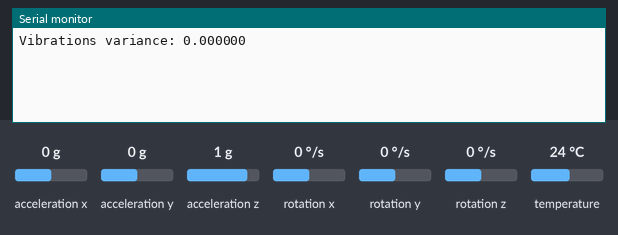
A sketch run on a simulated ESP32. Shown: the last lines printed to the serial monitor. The inputs (shaded band) are chosen by the test bench; at power-on: acceleration x 0 g, acceleration y 0 g, acceleration z 1 g, rotation x 0 °/s, rotation y 0 °/s, rotation z 0 °/s, temperature 24 °C.

Above: at 1.3 s.
1.4 s: acceleration x set to -1.4 g
At 2.3 s:
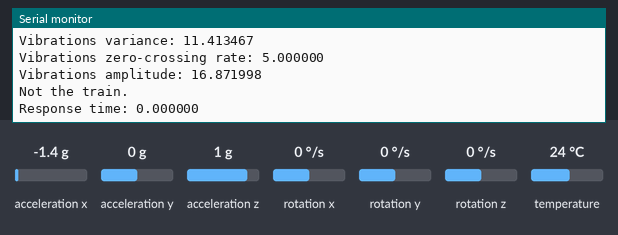
3.1 s: acceleration y set to 0.4 g
At 3.9 s:
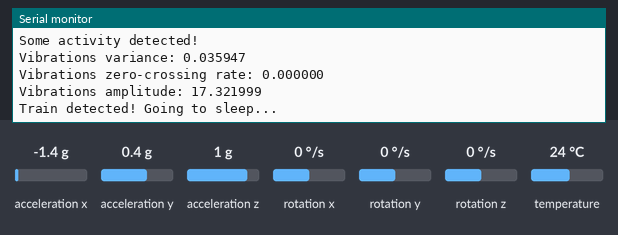
4.7 s: acceleration z set to -1.4 g
At 4.7 s:
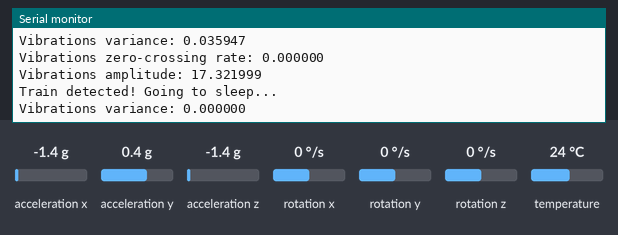
Timing chart, 0 to 7.7 s (numbered marks = the images above; inputs shaded):
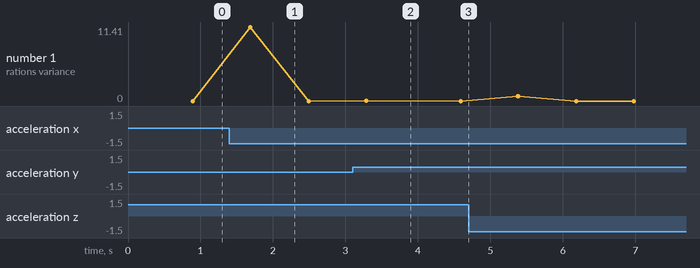

Measured:
- after the input at 1.4 s, the serial monitor: prints a new line after 0.29 s (image 1)
- after the input at 3.1 s, the serial monitor: prints a new line after 0.18 s (image 2)

The sketch:

accelerometer_detection_code.ino
```cpp
#include <Adafruit_MPU6050.h>
#include <Adafruit_Sensor.h>
#include <Wire.h>
#include <arduino-timer.h>

auto timer = timer_create_default();

Adafruit_MPU6050 mpu;

#define WINDOW_SIZE 65
#define VIBRATIONS_THRESHOLD 0.0096
#define AMPLITUDE_THRESHOLD 12.45
#define VARIANCE_THRESHOLD 0.329
#define ZCR_TOLERANCE 10.75
#define ZCR_WINDOW_SIZE 8
#define ZCR_THRESHOLD 1


int get_zcr(double a[], int n)
{
  byte zcr=0;
  byte index=0;

  while(index < n){
    double sub[ZCR_WINDOW_SIZE];
    double window_mean = 0;

    slice_zcr(a, sub, index);

    window_mean = get_mean(sub, ZCR_WINDOW_SIZE );

    if(window_mean < ZCR_TOLERANCE){
      zcr++;
    }
    index = index+ZCR_WINDOW_SIZE;
  }

  return zcr;
}

void slice_zcr(double a[], double(&subarr)[ZCR_WINDOW_SIZE], int first){

  for (int i=0; i < ZCR_WINDOW_SIZE; i++){
    subarr[i] = a[i+first];
  }

}

float get_mean(double a[], int n){

    double sum = 0;
    for (int i = 0; i < n; i++) {sum += a[i];}

    return (double)sum /(double)n;
}

float get_variance(double a[], int n)
{
    double mean = get_mean(a, n);

    double square_diff = 0;
    for (int i = 0; i < n; i++)
        square_diff += (a[i] - mean) * (a[i] - mean);
    return (float)square_diff / n;
}

float get_max(double a[], int n){

    double m = a[0];
    for (int i = 1; i < n; i++) {
      if(a[i] > m){
        m = a[i];
      }
    }

    return m;
}

void setup() {
  Serial.begin(115200);

  if (!mpu.begin()) {
    Serial.println("Failed to find MPU6050 chip");
    while (1) {
      delay(10);
    }
  }

  //setup motion detection
  mpu.setHighPassFilter(MPU6050_HIGHPASS_0_63_HZ);
  mpu.setMotionDetectionThreshold(0.001);
  mpu.setMotionDetectionDuration(2);
  mpu.setInterruptPinLatch(true);  // Keep it latched.  Will turn off when reinitialized.
  mpu.setInterruptPinPolarity(true);
  mpu.setMotionInterrupt(true);

  delay(100);
}

void loop() {
  timer.tick();
  sensors_event_t a, g, temp;

  double x,y,z;
  double vibrations [WINDOW_SIZE];

  for(int i=0; i < WINDOW_SIZE; i++){
    mpu.getEvent(&a, &g, &temp);
    x = a.acceleration.x;
    y = a.acceleration.y;
    z = a.acceleration.z;

    vibrations[i] = sqrt(x*x + y*y + z*z);
    delay(10);
  }

  double vibrations_var;
  vibrations_var = get_variance(vibrations, WINDOW_SIZE);
  Serial.printf("Vibrations variance: %f\n", vibrations_var);


  if(vibrations_var > VIBRATIONS_THRESHOLD){

    Serial.println("Some activity detected!");
    Serial.printf("Vibrations variance: %f\n", vibrations_var);

    double vibrations_zcr;
    vibrations_zcr = get_zcr(vibrations, WINDOW_SIZE);
    Serial.printf("Vibrations zero-crossing rate: %f\n", vibrations_zcr);

    double vibrations_amplitude;
    vibrations_amplitude = get_max(vibrations, WINDOW_SIZE);
    Serial.printf("Vibrations amplitude: %f\n", vibrations_amplitude);

    if(vibrations_var < VARIANCE_THRESHOLD &&
    (vibrations_zcr > ZCR_THRESHOLD ||
    vibrations_amplitude > AMPLITUDE_THRESHOLD)){
        Serial.println("Train detected! Going to sleep...");
        delay(500);
      }else{
        Serial.println("Not the train.");
        Serial.printf("Response time: %f\n", timer.tick());
    }
  }
}
```
